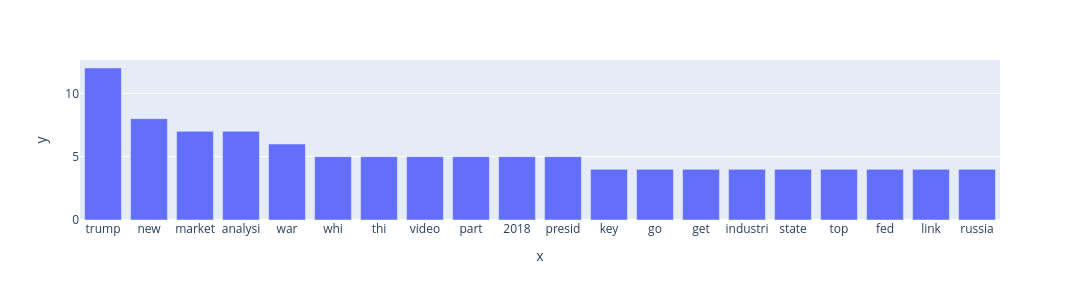

Write notebook code for a chart like this one.
### Code cell
px.bar(x=word_freq_type["fake"].keys(), y=word_freq_type["fake"].values(), width=1080, height=300)

### Figure 1 — Plotly figure (JSON) as saved in the notebook; plotly's stock layout.template omitted (floating-point values rounded to 4 significant figures)
{"data": [{"hovertemplate": "x=%{x}<br>y=%{y}<extra></extra>", "legendgroup": "", "marker": {"color": "#636efa", "pattern": {"shape": ""}}, "name": "", "orientation": "v", "showlegend": false, "textposition": "auto", "type": "bar", "x": ["trump", "new", "market", "analysi", "war", "whi", "thi", "video", "part", "2018", "presid", "key", "go", "get", "industri", "state", "top", "fed", "link", "russia"], "xaxis": "x", "y": [12, 8, 7, 7, 6, 5, 5, 5, 5, 5, 5, 4, 4, 4, 4, 4, 4, 4, 4, 4], "yaxis": "y"}], "layout": {"barmode": "relative", "height": 300, "legend": {"tracegroupgap": 0}, "margin": {"t": 60}, "width": 1080, "xaxis": {"anchor": "y", "domain": [0, 1], "title": {"text": "x"}}, "yaxis": {"anchor": "x", "domain": [0, 1], "title": {"text": "y"}}}}
